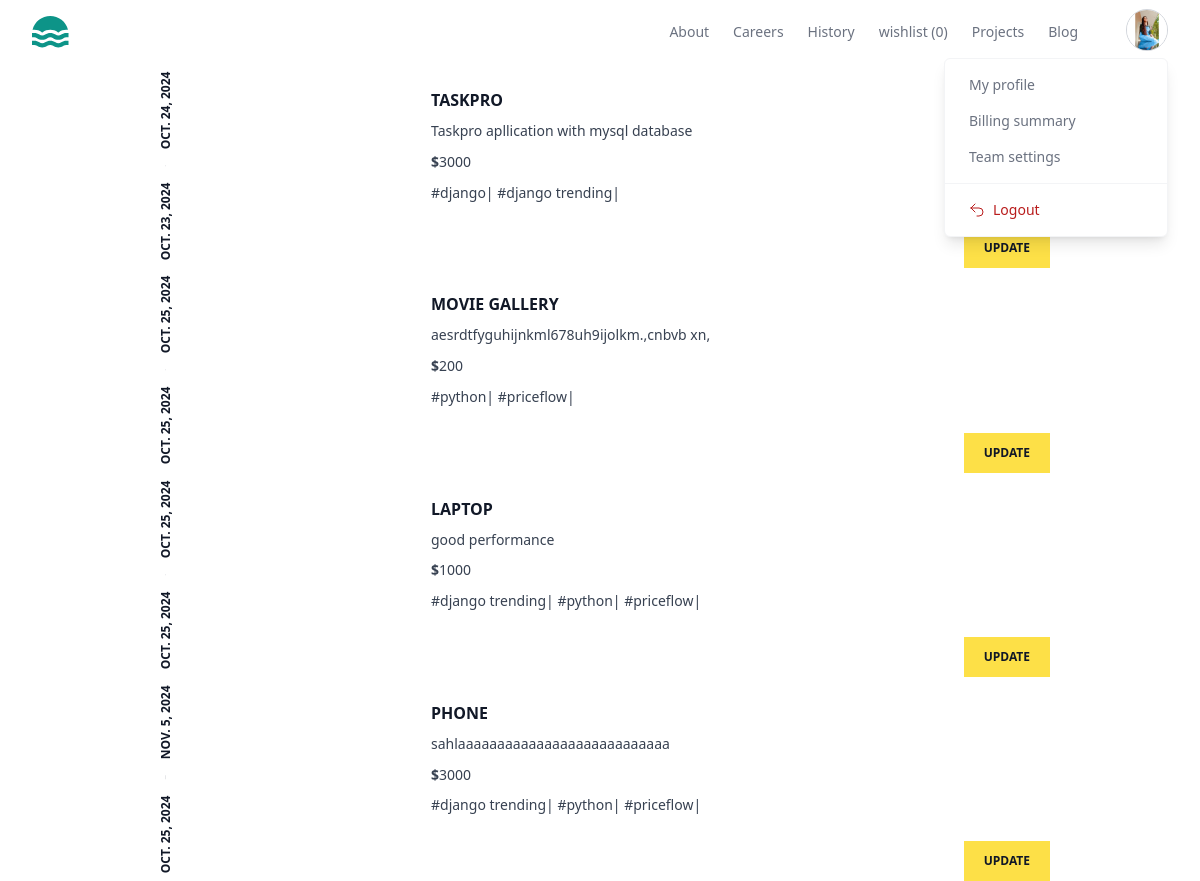
/mywork/all (signed in), run on the app's committed database.
### store/models.py (models this page shows, shortened)
class BaseModel(models.Model):
    created_date=models.DateTimeField(auto_now_add=True)
    updated_date=models.DateTimeField(auto_now=True)
    is_active=models.BooleanField(default=True)

class UserProfile(BaseModel):
    bio=models.CharField(max_length=200,null=True)
    profile_picture=models.ImageField(upload_to="profilepictures",null=True,blank=True,default="profilepictures/default.jpg")
    phone=models.CharField(max_length=200,null=True)
    owner=models.OneToOneField(User,on_delete=models.CASCADE,related_name="profile")

class Project(BaseModel):
    title=models.CharField(max_length=200)
    description=models.TextField()
    preview_image=models.ImageField(upload_to="previewimages",null=True,blank=True)
    price=models.PositiveIntegerField()
    developer=models.ForeignKey(User,on_delete=models.CASCADE)
    files=models.FileField(upload_to="projects",null=True,blank=True)
    tag_objects=models.ManyToManyField(Tag,null=True)
    thumbnail=EmbedVideoField()

class BaseModel(models.Model):
    created_date=models.DateTimeField(auto_now_add=True)
    updated_date=models.DateTimeField(auto_now=True)
    is_active=models.BooleanField(default=True)

class Tag(BaseModel):
    title=models.CharField(max_length=200)

### store/views.py (the view)
# urls.py: path('mywork/all',views.MyprojectListView.as_view(),name="my-work"),
@method_decorator(decs,name="dispatch")
class MyprojectListView(View):
    template_name="my_project_list.html"
    def get(self,request,*args,**kwargs):
        qs=Project.objects.filter(developer=request.user)
        return render(request,self.template_name,{"data":qs})

### store/context_proccessors.py (called while the page is built)
def wishlist_item_count(request):
    count=0
    if request.user.is_authenticated:
        count=request.user.basket.basket_item.filter(is_order_placed=False).count()
    return{"cartitem_count":count}

### store/templates/my_project_list.html (shortened to what this page needs)
{%extends 'base.html'%}
{%load embed_video_tags%}
{%block main_block%}
<div class="w-3/4 mx-auto">
    {%for p in data%}
    <article class="flex bg-white transition hover:shadow-xl">
        <div class="rotate-180 p-2 [writing-mode:_vertical-lr]">
          <time
            datetime="2022-10-10"
            class="flex items-center justify-between gap-4 text-xs font-bold uppercase text-gray-900"
          >
            <span>{{p.created_date|date}}</span>
            <span>{{p.updated_date|date}}</span>
          </time>
        </div>
        <div class="hidden sm:block sm:basis-56">
        </div>
        <div class="flex flex-1 flex-col justify-between">
          <div class="border-s border-gray-900/10 p-4 sm:border-l-transparent sm:p-6">
            <a href="#">
              <h3 class="font-bold uppercase text-gray-900">
                {{p.title}}
              </h3>
            </a>
            <p class="mt-2 line-clamp-3 text-sm/relaxed text-gray-700">
              {{p.description}}
            </p>
            <p class="mt-2 line-clamp-3 text-sm/relaxed text-gray-700">
               <b>$</b>{{p.price}}
            </p>
            <p class="mt-2 line-clamp-3 text-sm/relaxed text-gray-700">
                {%for t in p.tag_objects.all%}
                #{{t.title}}|
                {%endfor%}
             </p>
          </div>
          <div class="sm:flex sm:items-end sm:justify-end">
            <a
              href="{%url 'project-change' p.id%}"
              class="block bg-yellow-300 px-5 py-3 text-center text-xs font-bold uppercase text-gray-900 transition hover:bg-yellow-400"
            >
              Update
            </a>
          </div>
        </div>
      </article>
    {%endfor%}
</div>
{%endblock%}

### store/templates/base.html (shortened to what this page needs)
<!DOCTYPE html>
<html lang="en">
<head>
    <script src="https://cdn.tailwindcss.com"></script>
</head>
<body>
    <header class="bg-white">
        <div class="mx-auto max-w-screen-xl px-4 sm:px-6 lg:px-8">
          <div class="flex h-16 items-center justify-between">
            <div class="flex-1 md:flex md:items-center md:gap-12">
              <a class="block text-teal-600" href="#">
              </a>
            </div>
            <div class="md:flex md:items-center md:gap-12">
              <nav aria-label="Global" class="hidden md:block">
                <ul class="flex items-center gap-6 text-sm">
                  <li>
                    <a class="text-gray-500 transition hover:text-gray-500/75" href="#"> About </a>
                  </li>
                  <li>
                    <a class="text-gray-500 transition hover:text-gray-500/75" href="#"> Careers </a>
                  </li>
                  <li>
                    <a class="text-gray-500 transition hover:text-gray-500/75" href="#"> History </a>
                  </li>
                  <li>
                    <a class="text-gray-500 transition hover:text-gray-500/75" href="{%url 'mywish'%}"> wishlist ({{cartitem_count}})</a>
                  </li>
                  <li>
                    <a class="text-gray-500 transition hover:text-gray-500/75" href="{%url 'my-work'%}"> Projects </a>
                  </li>
                  <li>
                    <a class="text-gray-500 transition hover:text-gray-500/75" href="#"> Blog </a>
                  </li>
                </ul>
              </nav>
              <div class="hidden md:relative md:block">
                <button
                  type="button"
                  class="overflow-hidden rounded-full border border-gray-300 shadow-inner"
                >
                  <img
                    src="{{request.user.profile.profile_picture.url}}"
                    alt=""
                    class="size-10 object-cover"
                  />
                </button>
                <div
                  class="absolute end-0 z-10 mt-0.5 w-56 divide-y divide-gray-100 rounded-md border border-gray-100 bg-white shadow-lg"
                  role="menu"
                >
                  <div class="p-2">
                    <a
                      href="{%url 'profile-edit'%}"
                      class="block rounded-lg px-4 py-2 text-sm text-gray-500 hover:bg-gray-50 hover:text-gray-700"
                      role="menuitem"
                    >
                      My profile
                    </a>
                    <a
                      href="#"
                      class="block rounded-lg px-4 py-2 text-sm text-gray-500 hover:bg-gray-50 hover:text-gray-700"
                      role="menuitem"
                    >
                      Billing summary
                    </a>
                    <a
                      href="#"
                      class="block rounded-lg px-4 py-2 text-sm text-gray-500 hover:bg-gray-50 hover:text-gray-700"
                      role="menuitem"
                    >
                      Team settings
                    </a>
                  </div>
                  <div class="p-2">
                    <form method="POST" action="#">
                      <button
                        type="submit"
                        class="flex w-full items-center gap-2 rounded-lg px-4 py-2 text-sm text-red-700 hover:bg-red-50"
                        role="menuitem"
                      >
                        <svg
                          xmlns="http://www.w3.org/2000/svg"
                          fill="none"
                          viewBox="0 0 24 24"
                          stroke-width="1.5"
                          stroke="currentColor"
                          class="size-4"
                        >
                          <path
                            stroke-linecap="round"
                            stroke-linejoin="round"
                            d="M9 15 3 9m0 0 6-6M3 9h12a6 6 0 0 1 0 12h-3"
                          />
                        </svg>
                        Logout
                      </button>
                    </form>
                  </div>
                </div>
              </div>
            </div>
          </div>
        </div>
      </header>
     {%block main_block%}
     {%endblock%}
</body>
</html>

### data on the page
Project: created_date "OCT. 23, 2024", updated_date "OCT. 24, 2024", title "TASKPRO", description "Taskpro apllication with mysql database", price "3000"
Tag: title "django"
Tag: title "django trending"
Project: created_date "OCT. 25, 2024", updated_date "OCT. 25, 2024", title "MOVIE GALLERY", description "aesrdtfyguhijnkml678uh9ijolkm.,cnbvb xn,", price "200"
Tag: title "python"
Tag: title "priceflow"
Project: created_date "OCT. 25, 2024", updated_date "OCT. 25, 2024", title "LAPTOP", description "good performance", price "1000"
Project: created_date "OCT. 25, 2024", updated_date "NOV. 5, 2024", title "PHONE", description "sahlaaaaaaaaaaaaaaaaaaaaaaaaaaa", price "3000"

### other printed values
{{ cartitem_count }} "0"
